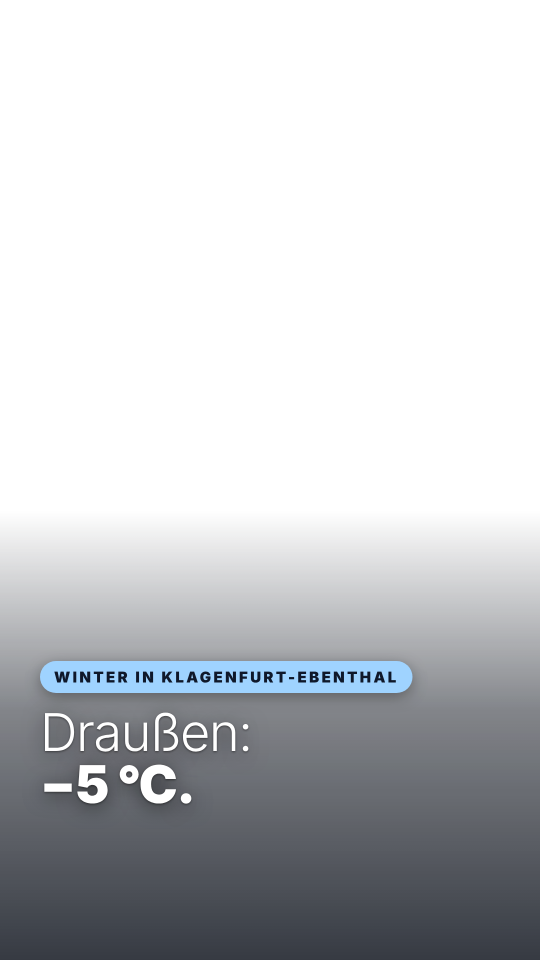
#> input picture schmacher-werbevideo/3d/daily/d3_titles/w1.png, 1080 x 1920 px (shown at 1/2 size); its folder holds 4 pictures in this run
$ python d3_build.py
#> lines starting #> are read from the running program, lines starting #| are printed output that depends on the picture
# „Draußen −5 °C. Drinnen: Fußbodenheizung.“ – Komposition (3D + Uhr + Checkliste) und Endfertigung
# python3 d1_build.py [frames|audio|video|all]
import os, sys, subprocess, math
import numpy as np
from PIL import Image, ImageFilter, ImageEnhance, ImageChops
HERE = os.path.dirname(os.path.abspath(__file__)); ROOT = os.path.abspath(os.path.join(HERE, '..', '..'))
FR3D = os.path.join(HERE, '..', 'out', 'd3'); TT = os.path.join(HERE, 'd3_titles')
OUTF = os.path.join(HERE, '..', 'out', 'd3_comp'); os.makedirs(OUTF, exist_ok=True)
EXP = os.path.join(ROOT, 'export', 'daily', '2026-11-21'); os.makedirs(EXP, exist_ok=True)
FPS, W, H = 24, 1080, 1920
TEND, L = 43.0, 50.2
P = lambda n: os.path.join(ROOT, n)


def f3d(i):
    p = os.path.join(FR3D, f'f{i:05d}.jpg')
    return Image.open(p).convert('RGB') if os.path.exists(p) else Image.new('RGB', (W, H), (40, 40, 40))
def at(t): return f3d(min(623, int(round(t * FPS))))

_tc = {}
def title(tid):
    if tid not in _tc: _tc[tid] = Image.open(os.path.join(TT, tid + '.png')).convert('RGBA')
    return _tc[tid]
def over(bg, tid, a):
    if a <= 0: return bg
    t = title(tid)
    if a < 1: t = t.copy(); t.putalpha(t.getchannel('A').point(lambda v: int(v * a)))
    b = bg.convert('RGBA'); b.alpha_composite(t); return b.convert('RGB')
def env(t, a, b, fi=0.3, fo=0.3):
    if t < a or t > b: return 0
    return min(1, (t - a) / fi if fi else 1, (b - t) / fo if fo else 1)

from PIL import ImageDraw, ImageFont
FB = ImageFont.truetype('/usr/share/fonts/opentype/inter/Inter-Black.otf', 76)
FS = ImageFont.truetype('/usr/share/fonts/opentype/inter/Inter-Bold.otf', 26)
def draw_clock(im, t, a=1.0):
    warm = t >= 10.0
    ov = Image.new('RGBA', im.size, (0, 0, 0, 0)); d = ImageDraw.Draw(ov)
    x1, y0, w = W - 60, 130, 360; col = (224, 122, 44, int(235 * a)) if warm else (40, 110, 190, int(235 * a))
    d.rounded_rectangle((x1 - w, y0, x1, y0 + 150), 34, fill=col)
    d.text((x1 - w + 34, y0 + 16), 'INNEN' if warm else 'AUSSEN', font=FS, fill=(255, 255, 255, int(230 * a)))
    d.text((x1 - w + 30, y0 + 46), 'WARM' if warm else '−5 °C', font=FB, fill=(255, 255, 255, int(255 * a)))
    b = im.convert('RGBA'); b.alpha_composite(ov); return b.convert('RGB')

CUTS = [5.0, 10.0, 16.0, 21.0]
def frame(t):
    if t < 26.0:
        im = at(t)
        for c in CUTS:  # kurze Weißblende an den Schnitten
            if c - 0.08 < t < c + 0.12: im = Image.blend(im, Image.new('RGB', im.size, 'white'), 0.55 * (1 - abs(t - c) / 0.12))
        for tid, a, b in [('w1', 0.2, 4.85), ('w2', 5.6, 9.85), ('w3', 11.6, 15.85), ('w4', 16.5, 20.85), ('w5', 21.4, 26.0)]:
            im = over(im, tid, env(t, a, b, 0.3, 0.25))
        return draw_clock(im, t) if t < 21.0 else im
    if t < 37.0:
        lt = t - 26.0; bg = at(25.9).filter(ImageFilter.GaussianBlur(14)); im = ImageEnhance.Brightness(bg).enhance(0.6)
        return over(im, 'w6', env(lt, 0.0, 11.0, 0.35, 0.3))
    lt = t - 37.0; bg = at(3.0); z = 1 + 0.05 * lt / 5; cw, ch = W / z, H / z
    bg = bg.resize((W, H), Image.LANCZOS, box=((W - cw) / 2, (H - ch) / 2, (W + cw) / 2, (H + ch) / 2)).filter(ImageFilter.GaussianBlur(8))
    im = ImageEnhance.Brightness(bg).enhance(0.45)
    return over(im, 'w7', env(lt, 0.1, 6.0, 0.3, 0.0))

def frames():
    from multiprocessing import Pool
    n = int(round(TEND * FPS))
    with Pool(int(os.environ.get('NP', '3'))) as pool: pool.map(_one, range(n), chunksize=8)
def _one(i):
    p = os.path.join(OUTF, f'f{i:05d}.jpg')
    if not os.path.exists(p) or os.environ.get('FORCE'): frame(i / FPS).save(p, quality=93)
#> in frame, `im = at(t)`: im: PIL image 1080x1920 RGB; every value is 40
#> in draw_clock, `ov = Image.new('RGBA', im.size, (0, 0, 0, 0))`: ov: PIL image 1080x1920 RGBA; every value is 0
#> in draw_clock, `b.alpha_composite(ov)`:
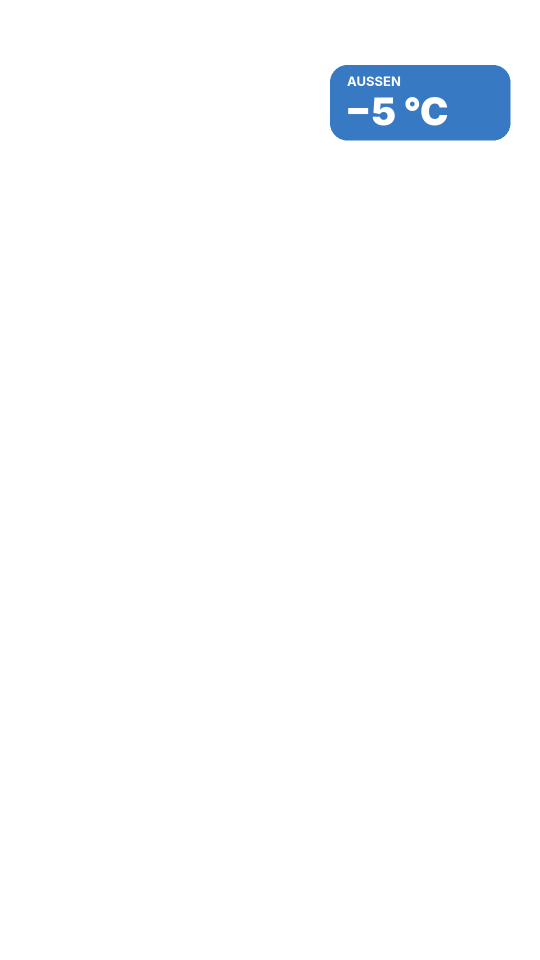
#> ov: PIL image 1080x1920 RGBA (shown at 1/2 size); mean R, G, B, A 1.6, 3.2, 5.1, 6.1; transparent parts drawn white

def audio(brand):
    sys.path.insert(0, os.path.join(ROOT, 'audio')); import sound
    from sound import music, ambience, add, whoosh, impact, reverb, mix, shimmer
    from mix_film2 import motor
    sound.CH = [(54, [66, 69, 73, 76]), (50, [66, 69, 74, 78]), (45, [64, 69, 73, 76]), (52, [64, 68, 71, 76])]  # F#m · D · A · E – Winterstimmung
    mu = music(L, t_pulse=5.0, t_drop=10.0, t_break=TEND - 6.0, t_logo=TEND, bar=2.4, t_cta=TEND + 1.0)
    fx = ambience(L, [(0, 10.0, 'night'), (10.0, 21.0, 'interior'), (21.0, 26.0, 'night')])
    add(fx, np.stack([shimmer(4), shimmer(4)], 1), 0.0, 0.5)
    add(fx, motor(3.4), 5.8, 0.9)
    for t in CUTS + [26.0, 37.0]: add(fx, whoosh(0.6, 0.6), t - 0.3, 0.3)
    add(fx, reverb(np.stack([impact(0.6)] * 2, 1), 2, wet=0.3), 11.2, 0.6)
    V = os.path.join(ROOT, 'audio', 'vo', 'raw_%s.wav')
    tail = [('09', TEND + 0.5, 1.0), ('10', TEND + 2.8, 1.1)] if brand == 's' else [('m09', TEND + 0.5, 1.0), ('m10', TEND + 2.8, 1.12)]
    vo = [('w01', 0.3, 1.0), ('w02', 5.6, 1.0), ('w03', 11.2, 1.0), ('w04', 16.6, 1.0), ('w05', 21.1, 1.05),
          ('w06', 28.0, 1.08), ('w07', 37.2, 1.08)] + tail
    return mix(L, mu, fx, [(V % n, t, sp) for n, t, sp in vo], os.path.join(OUTF, f'audio_{brand}.wav'))

def video(brand):
    name = {'s': 'Schmacher', 'r': 'Russinov'}[brand]
    endimg = os.path.join(TT, f'end_{brand}.png')
    last = os.path.join(OUTF, f'f{int(round(TEND * FPS)) - 1:05d}.jpg')
    out = os.path.join(EXP, f'{name}_WinterWarm_9x16_ohneStartbild.mp4')
    fc = (f"[0:v]tpad=stop_mode=clone:stop_duration={L - TEND + 0.5:.2f}[b];[1:v]format=rgba,fade=t=in:st={TEND:.2f}:d=0.45:alpha=1[e];"
          f"[b][e]overlay=0:0:enable='gte(t,{TEND:.2f})',fade=t=out:st={L - 0.35:.2f}:d=0.35,format=yuv420p[v]")
    subprocess.run(['ffmpeg', '-nostdin', '-y', '-v', 'error', '-framerate', '24', '-i', os.path.join(OUTF, 'f%05d.jpg'), '-loop', '1', '-t', f'{L + 0.5:.2f}', '-i', endimg,
                    '-i', os.path.join(OUTF, f'audio_{brand}.wav'), '-filter_complex', fc, '-map', '[v]', '-map', '2:a', '-r', '24', '-c:v', 'libx264', '-preset', 'slow',
                    '-pix_fmt', 'yuv420p', '-profile:v', 'high', '-crf', '21', '-maxrate', '8M', '-bufsize', '16M', '-c:a', 'aac', '-b:a', '192k', '-t', f'{L:.2f}', '-movflags', '+faststart', out], check=True)
    return out

if __name__ == '__main__':
    w = sys.argv[1] if len(sys.argv) > 1 else 'all'
    if w in ('frames', 'all'): frames()
#> in title, returned value is the input picture: PIL image 1080x1920 RGBA; mean R, G, B, A 7.1, 10.3, 15.5, 61.2
#> in over (call 31), `t.putalpha(t.getchannel('A').point(lambda v: int(v * a)))`:
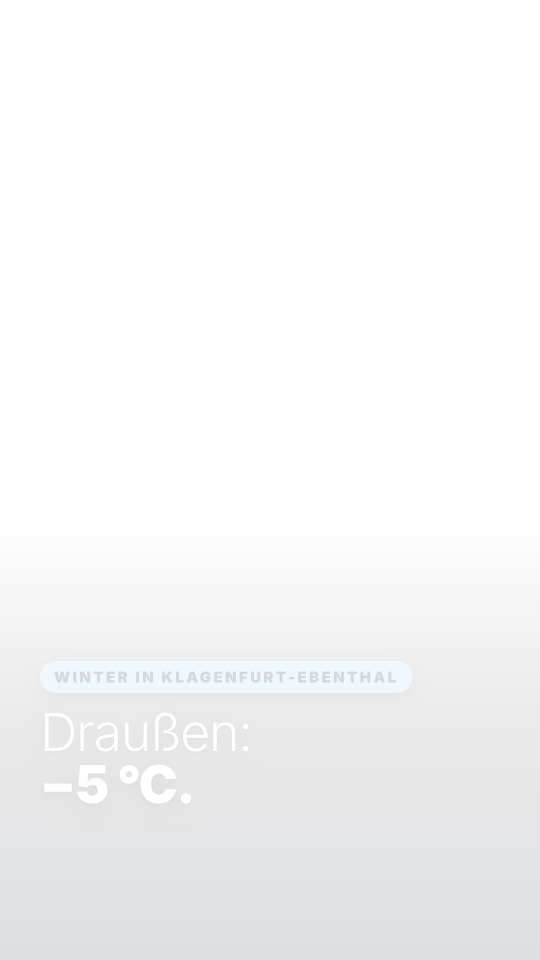
#> t: PIL image 1080x1920 RGBA (shown at 1/2 size); mean R, G, B, A 7.1, 10.3, 15.5, 9.9; transparent parts drawn white
#> in over (call 36), `t.putalpha(t.getchannel('A').point(lambda v: int(v * a)))`:
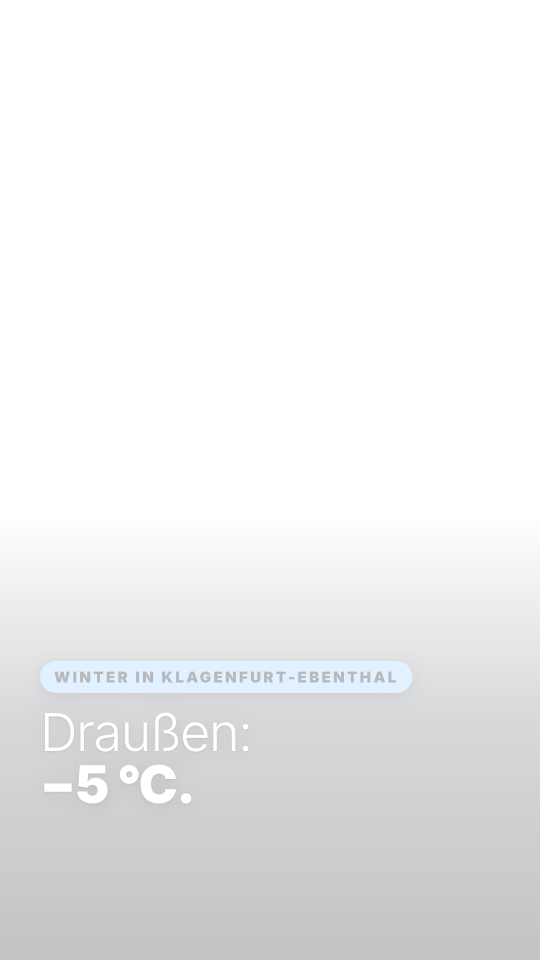
#> t: PIL image 1080x1920 RGBA (shown at 1/2 size); mean R, G, B, A 7.1, 10.3, 15.5, 18.4; transparent parts drawn white
#> in frame (call 12), `im = over(im, tid, env(t, a, b, 0.3, 0.25))`:
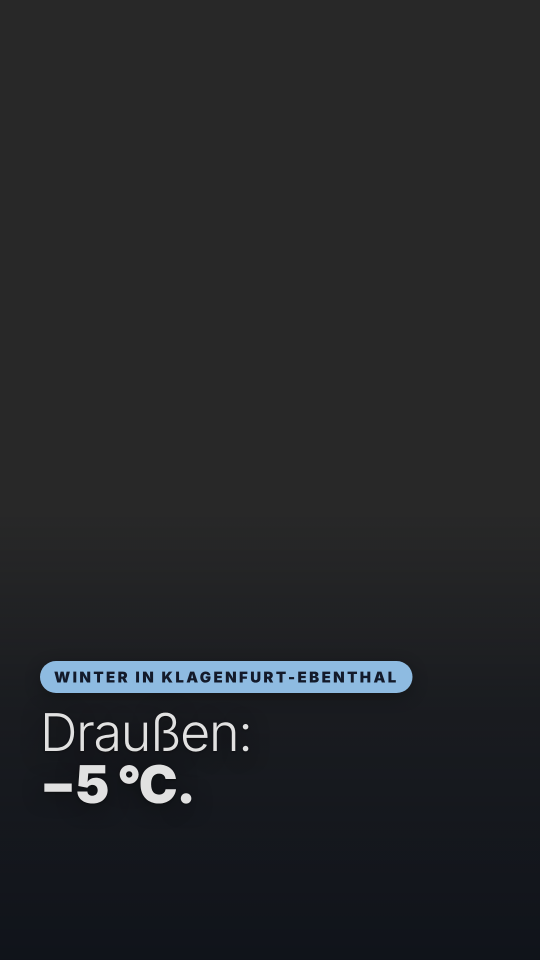
#> im: PIL image 1080x1920 RGB (shown at 1/2 size); mean R, G, B 36.9, 38.7, 41.3
#> in draw_clock (call 12), `b.alpha_composite(ov)`:
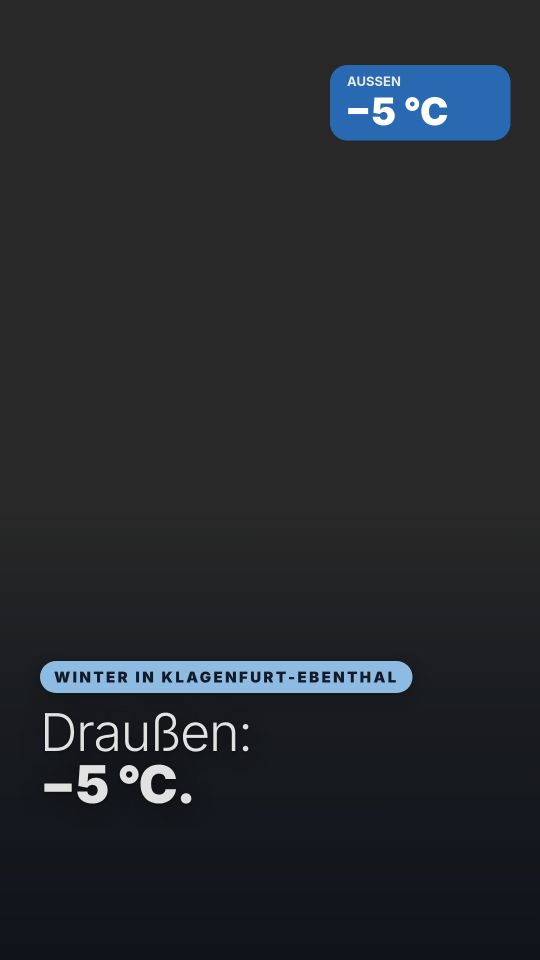
#> b: PIL image 1080x1920 RGBA (shown at 1/2 size); mean R, G, B, A 37.5, 40.8, 45, 255
#> in frame (call 13), `im = over(im, tid, env(t, a, b, 0.3, 0.25))`:
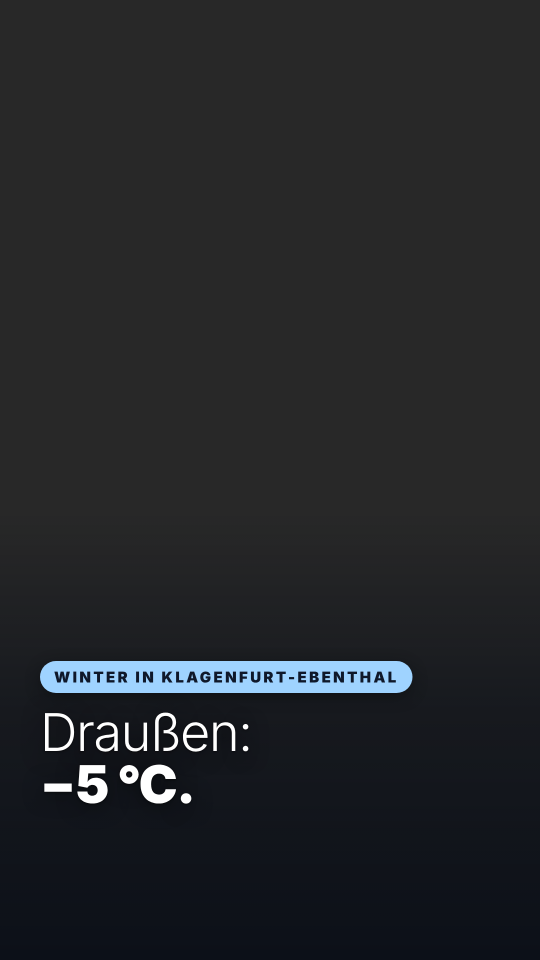
#> im: PIL image 1080x1920 RGB (shown at 1/2 size); mean R, G, B 36.4, 38.5, 41.4
#> in draw_clock (call 13), `b.alpha_composite(ov)`:
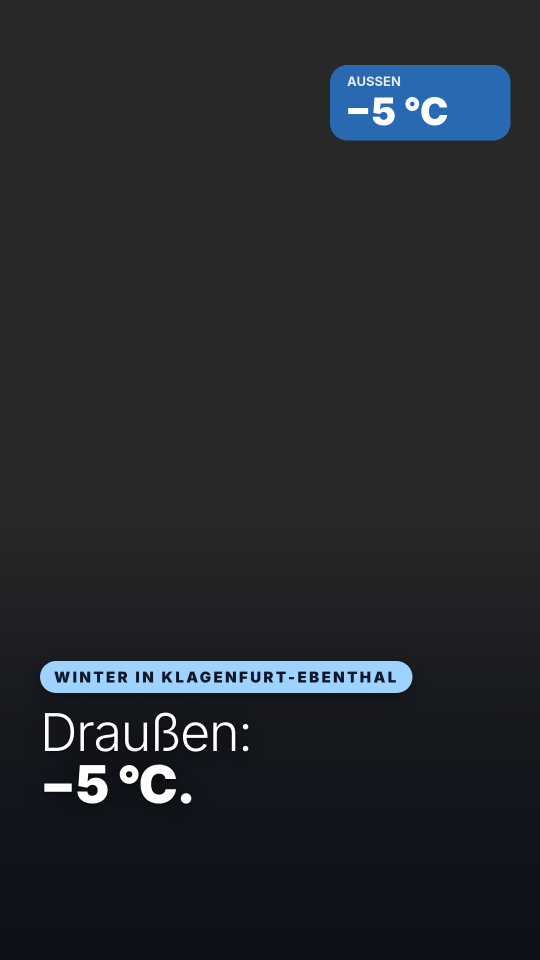
#> b: PIL image 1080x1920 RGBA (shown at 1/2 size); mean R, G, B, A 37, 40.5, 45.2, 255
#> (the run stopped early here; a loop or call above may not have finished)
